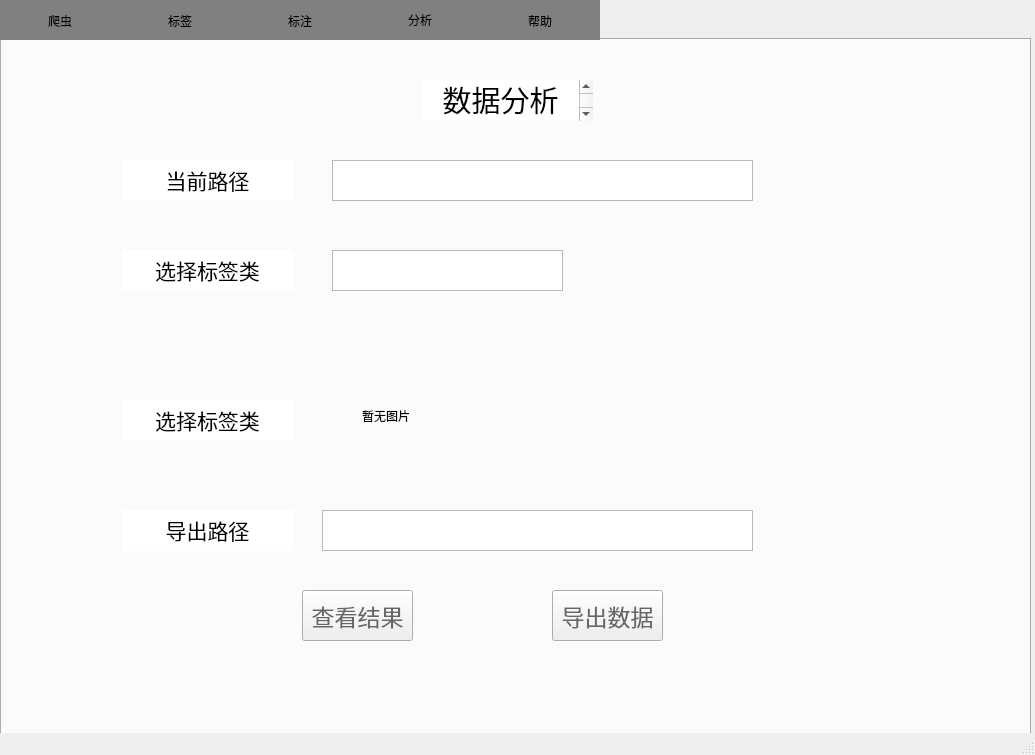
<?xml version="1.0" encoding="UTF-8"?>
<ui version="4.0">
 <class>MainWindow</class>
 <widget class="QMainWindow" name="MainWindow">
  <property name="geometry">
   <rect>
    <x>0</x>
    <y>0</y>
    <width>1035</width>
    <height>755</height>
   </rect>
  </property>
  <property name="windowTitle">
   <string>MainWindow</string>
  </property>
  <widget class="QWidget" name="centralwidget">
   <widget class="QTabWidget" name="tabWidget">
    <property name="geometry">
     <rect>
      <x>0</x>
      <y>0</y>
      <width>1031</width>
      <height>988</height>
     </rect>
    </property>
    <property name="styleSheet">
     <string notr="true">QTabBar::tab{width:120}
QTabBar::tab{height:40}
QTabBar::tab{ background-color: gray }</string>
    </property>
    <property name="currentIndex">
     <number>3</number>
    </property>
    <property name="iconSize">
     <size>
      <width>25</width>
      <height>25</height>
     </size>
    </property>
    <widget class="QWidget" name="tab">
     <attribute name="title">
      <string>爬虫</string>
     </attribute>
     <widget class="QTextBrowser" name="textBrowser">
      <property name="geometry">
       <rect>
        <x>420</x>
        <y>60</y>
        <width>171</width>
        <height>41</height>
       </rect>
      </property>
      <property name="styleSheet">
       <string notr="true">QTextBrowser{border-width:0;border-style:outset}</string>
      </property>
      <property name="html">
       <string>&lt;!DOCTYPE HTML PUBLIC &quot;-//W3C//DTD HTML 4.0//EN&quot; &quot;http://www.w3.org/TR/REC-html40/strict.dtd&quot;&gt;
&lt;html&gt;&lt;head&gt;&lt;meta name=&quot;qrichtext&quot; content=&quot;1&quot; /&gt;&lt;style type=&quot;text/css&quot;&gt;
p, li { white-space: pre-wrap; }
&lt;/style&gt;&lt;/head&gt;&lt;body style=&quot; font-family:'SimSun'; font-size:9pt; font-weight:400; font-style:normal;&quot;&gt;
&lt;p align=&quot;center&quot; style=&quot; margin-top:0px; margin-bottom:0px; margin-left:0px; margin-right:0px; -qt-block-indent:0; text-indent:0px;&quot;&gt;&lt;span style=&quot; font-size:22pt;&quot;&gt;数据爬取&lt;/span&gt;&lt;/p&gt;&lt;/body&gt;&lt;/html&gt;</string>
      </property>
     </widget>
     <widget class="QTextBrowser" name="textBrowser_2">
      <property name="geometry">
       <rect>
        <x>110</x>
        <y>170</y>
        <width>171</width>
        <height>41</height>
       </rect>
      </property>
      <property name="styleSheet">
       <string notr="true">QTextBrowser{border-width:0;border-style:outset}</string>
      </property>
      <property name="html">
       <string>&lt;!DOCTYPE HTML PUBLIC &quot;-//W3C//DTD HTML 4.0//EN&quot; &quot;http://www.w3.org/TR/REC-html40/strict.dtd&quot;&gt;
&lt;html&gt;&lt;head&gt;&lt;meta name=&quot;qrichtext&quot; content=&quot;1&quot; /&gt;&lt;style type=&quot;text/css&quot;&gt;
p, li { white-space: pre-wrap; }
&lt;/style&gt;&lt;/head&gt;&lt;body style=&quot; font-family:'SimSun'; font-size:9pt; font-weight:400; font-style:normal;&quot;&gt;
&lt;p align=&quot;center&quot; style=&quot; margin-top:0px; margin-bottom:0px; margin-left:0px; margin-right:0px; -qt-block-indent:0; text-indent:0px;&quot;&gt;&lt;span style=&quot; font-size:16pt;&quot;&gt;请输入网址：&lt;/span&gt;&lt;/p&gt;&lt;/body&gt;&lt;/html&gt;</string>
      </property>
     </widget>
     <widget class="QTextBrowser" name="textBrowser_3">
      <property name="geometry">
       <rect>
        <x>110</x>
        <y>300</y>
        <width>171</width>
        <height>41</height>
       </rect>
      </property>
      <property name="styleSheet">
       <string notr="true">QTextBrowser{border-width:0;border-style:outset}</string>
      </property>
      <property name="html">
       <string>&lt;!DOCTYPE HTML PUBLIC &quot;-//W3C//DTD HTML 4.0//EN&quot; &quot;http://www.w3.org/TR/REC-html40/strict.dtd&quot;&gt;
&lt;html&gt;&lt;head&gt;&lt;meta name=&quot;qrichtext&quot; content=&quot;1&quot; /&gt;&lt;style type=&quot;text/css&quot;&gt;
p, li { white-space: pre-wrap; }
&lt;/style&gt;&lt;/head&gt;&lt;body style=&quot; font-family:'SimSun'; font-size:9pt; font-weight:400; font-style:normal;&quot;&gt;
&lt;p align=&quot;center&quot; style=&quot; margin-top:0px; margin-bottom:0px; margin-left:0px; margin-right:0px; -qt-block-indent:0; text-indent:0px;&quot;&gt;&lt;span style=&quot; font-size:16pt;&quot;&gt;保存路径：&lt;/span&gt;&lt;/p&gt;&lt;/body&gt;&lt;/html&gt;</string>
      </property>
     </widget>
     <widget class="QTextEdit" name="textEdit">
      <property name="geometry">
       <rect>
        <x>330</x>
        <y>170</y>
        <width>361</width>
        <height>41</height>
       </rect>
      </property>
     </widget>
     <widget class="QTextEdit" name="textEdit_2">
      <property name="geometry">
       <rect>
        <x>330</x>
        <y>300</y>
        <width>361</width>
        <height>41</height>
       </rect>
      </property>
     </widget>
     <widget class="QPushButton" name="pushButton">
      <property name="geometry">
       <rect>
        <x>440</x>
        <y>420</y>
        <width>111</width>
        <height>51</height>
       </rect>
      </property>
      <property name="styleSheet">
       <string notr="true">QPushButton{ font-family:'Microsoft YaHei';font-size:23px;color:#666666;}</string>
      </property>
      <property name="text">
       <string>确定</string>
      </property>
     </widget>
    </widget>
    <widget class="QWidget" name="tab_3">
     <attribute name="title">
      <string>标签</string>
     </attribute>
     <widget class="QTextBrowser" name="textBrowser_4">
      <property name="geometry">
       <rect>
        <x>360</x>
        <y>30</y>
        <width>261</width>
        <height>51</height>
       </rect>
      </property>
      <property name="styleSheet">
       <string notr="true">QTextBrowser{border-width:0;border-style:outset}</string>
      </property>
      <property name="html">
       <string>&lt;!DOCTYPE HTML PUBLIC &quot;-//W3C//DTD HTML 4.0//EN&quot; &quot;http://www.w3.org/TR/REC-html40/strict.dtd&quot;&gt;
&lt;html&gt;&lt;head&gt;&lt;meta name=&quot;qrichtext&quot; content=&quot;1&quot; /&gt;&lt;style type=&quot;text/css&quot;&gt;
p, li { white-space: pre-wrap; }
&lt;/style&gt;&lt;/head&gt;&lt;body style=&quot; font-family:'SimSun'; font-size:9pt; font-weight:400; font-style:normal;&quot;&gt;
&lt;p align=&quot;center&quot; style=&quot; margin-top:0px; margin-bottom:0px; margin-left:0px; margin-right:0px; -qt-block-indent:0; text-indent:0px;&quot;&gt;&lt;span style=&quot; font-size:22pt;&quot;&gt;自定义标签类&lt;/span&gt;&lt;/p&gt;&lt;/body&gt;&lt;/html&gt;</string>
      </property>
     </widget>
     <widget class="QListWidget" name="listWidget">
      <property name="geometry">
       <rect>
        <x>140</x>
        <y>130</y>
        <width>231</width>
        <height>371</height>
       </rect>
      </property>
     </widget>
     <widget class="QListWidget" name="listWidget_2">
      <property name="geometry">
       <rect>
        <x>610</x>
        <y>130</y>
        <width>301</width>
        <height>371</height>
       </rect>
      </property>
     </widget>
     <widget class="QTextBrowser" name="textBrowser_5">
      <property name="geometry">
       <rect>
        <x>160</x>
        <y>80</y>
        <width>171</width>
        <height>41</height>
       </rect>
      </property>
      <property name="styleSheet">
       <string notr="true">QTextBrowser{border-width:0;border-style:outset}</string>
      </property>
      <property name="html">
       <string>&lt;!DOCTYPE HTML PUBLIC &quot;-//W3C//DTD HTML 4.0//EN&quot; &quot;http://www.w3.org/TR/REC-html40/strict.dtd&quot;&gt;
&lt;html&gt;&lt;head&gt;&lt;meta name=&quot;qrichtext&quot; content=&quot;1&quot; /&gt;&lt;style type=&quot;text/css&quot;&gt;
p, li { white-space: pre-wrap; }
&lt;/style&gt;&lt;/head&gt;&lt;body style=&quot; font-family:'SimSun'; font-size:9pt; font-weight:400; font-style:normal;&quot;&gt;
&lt;p align=&quot;center&quot; style=&quot; margin-top:0px; margin-bottom:0px; margin-left:0px; margin-right:0px; -qt-block-indent:0; text-indent:0px;&quot;&gt;&lt;span style=&quot; font-size:16pt;&quot;&gt;已有标签类&lt;/span&gt;&lt;/p&gt;&lt;/body&gt;&lt;/html&gt;</string>
      </property>
     </widget>
     <widget class="QPushButton" name="pushButton_2">
      <property name="geometry">
       <rect>
        <x>120</x>
        <y>530</y>
        <width>101</width>
        <height>41</height>
       </rect>
      </property>
      <property name="styleSheet">
       <string notr="true">QPushButton{ font-family:'Microsoft YaHei';font-size:18px;color:#666666;}</string>
      </property>
      <property name="text">
       <string>新增标签类</string>
      </property>
     </widget>
     <widget class="QPushButton" name="pushButton_3">
      <property name="geometry">
       <rect>
        <x>290</x>
        <y>530</y>
        <width>101</width>
        <height>41</height>
       </rect>
      </property>
      <property name="styleSheet">
       <string notr="true">QPushButton{ font-family:'Microsoft YaHei';font-size:18px;color:#666666;}</string>
      </property>
      <property name="text">
       <string>删除标签类</string>
      </property>
     </widget>
     <widget class="QPushButton" name="pushButton_4">
      <property name="geometry">
       <rect>
        <x>610</x>
        <y>530</y>
        <width>101</width>
        <height>41</height>
       </rect>
      </property>
      <property name="styleSheet">
       <string notr="true">QPushButton{ font-family:'Microsoft YaHei';font-size:18px;color:#666666;}</string>
      </property>
      <property name="text">
       <string>新增标签</string>
      </property>
     </widget>
     <widget class="QPushButton" name="pushButton_5">
      <property name="geometry">
       <rect>
        <x>800</x>
        <y>530</y>
        <width>101</width>
        <height>41</height>
       </rect>
      </property>
      <property name="styleSheet">
       <string notr="true">QPushButton{ font-family:'Microsoft YaHei';font-size:18px;color:#666666;}</string>
      </property>
      <property name="text">
       <string>删除标签</string>
      </property>
     </widget>
    </widget>
    <widget class="QWidget" name="tab_2">
     <attribute name="title">
      <string>标注</string>
     </attribute>
     <widget class="QTextBrowser" name="textBrowser_6">
      <property name="geometry">
       <rect>
        <x>450</x>
        <y>30</y>
        <width>151</width>
        <height>51</height>
       </rect>
      </property>
      <property name="styleSheet">
       <string notr="true">QTextBrowser{border-width:0;border-style:outset}</string>
      </property>
      <property name="html">
       <string>&lt;!DOCTYPE HTML PUBLIC &quot;-//W3C//DTD HTML 4.0//EN&quot; &quot;http://www.w3.org/TR/REC-html40/strict.dtd&quot;&gt;
&lt;html&gt;&lt;head&gt;&lt;meta name=&quot;qrichtext&quot; content=&quot;1&quot; /&gt;&lt;style type=&quot;text/css&quot;&gt;
p, li { white-space: pre-wrap; }
&lt;/style&gt;&lt;/head&gt;&lt;body style=&quot; font-family:'SimSun'; font-size:9pt; font-weight:400; font-style:normal;&quot;&gt;
&lt;p align=&quot;center&quot; style=&quot; margin-top:0px; margin-bottom:0px; margin-left:0px; margin-right:0px; -qt-block-indent:0; text-indent:0px;&quot;&gt;&lt;span style=&quot; font-size:22pt;&quot;&gt;数据标注&lt;/span&gt;&lt;/p&gt;&lt;/body&gt;&lt;/html&gt;</string>
      </property>
     </widget>
     <widget class="QTextBrowser" name="textBrowser_7">
      <property name="geometry">
       <rect>
        <x>10</x>
        <y>20</y>
        <width>101</width>
        <height>31</height>
       </rect>
      </property>
      <property name="styleSheet">
       <string notr="true">QTextBrowser{border-width:0;border-style:outset}</string>
      </property>
      <property name="html">
       <string>&lt;!DOCTYPE HTML PUBLIC &quot;-//W3C//DTD HTML 4.0//EN&quot; &quot;http://www.w3.org/TR/REC-html40/strict.dtd&quot;&gt;
&lt;html&gt;&lt;head&gt;&lt;meta name=&quot;qrichtext&quot; content=&quot;1&quot; /&gt;&lt;style type=&quot;text/css&quot;&gt;
p, li { white-space: pre-wrap; }
&lt;/style&gt;&lt;/head&gt;&lt;body style=&quot; font-family:'SimSun'; font-size:9pt; font-weight:400; font-style:normal;&quot;&gt;
&lt;p align=&quot;center&quot; style=&quot; margin-top:0px; margin-bottom:0px; margin-left:0px; margin-right:0px; -qt-block-indent:0; text-indent:0px;&quot;&gt;&lt;span style=&quot; font-size:12pt;&quot;&gt;当前路径&lt;/span&gt;&lt;/p&gt;&lt;/body&gt;&lt;/html&gt;</string>
      </property>
     </widget>
     <widget class="QTextEdit" name="textEdit_3">
      <property name="geometry">
       <rect>
        <x>100</x>
        <y>20</y>
        <width>251</width>
        <height>31</height>
       </rect>
      </property>
     </widget>
     <widget class="QTextBrowser" name="textBrowser_8">
      <property name="geometry">
       <rect>
        <x>0</x>
        <y>70</y>
        <width>101</width>
        <height>31</height>
       </rect>
      </property>
      <property name="styleSheet">
       <string notr="true">QTextBrowser{border-width:0;border-style:outset}</string>
      </property>
      <property name="html">
       <string>&lt;!DOCTYPE HTML PUBLIC &quot;-//W3C//DTD HTML 4.0//EN&quot; &quot;http://www.w3.org/TR/REC-html40/strict.dtd&quot;&gt;
&lt;html&gt;&lt;head&gt;&lt;meta name=&quot;qrichtext&quot; content=&quot;1&quot; /&gt;&lt;style type=&quot;text/css&quot;&gt;
p, li { white-space: pre-wrap; }
&lt;/style&gt;&lt;/head&gt;&lt;body style=&quot; font-family:'SimSun'; font-size:9pt; font-weight:400; font-style:normal;&quot;&gt;
&lt;p align=&quot;center&quot; style=&quot; margin-top:0px; margin-bottom:0px; margin-left:0px; margin-right:0px; -qt-block-indent:0; text-indent:0px;&quot;&gt;&lt;span style=&quot; font-size:12pt;&quot;&gt;当前标签类&lt;/span&gt;&lt;/p&gt;&lt;/body&gt;&lt;/html&gt;</string>
      </property>
     </widget>
     <widget class="QTextEdit" name="textEdit_4">
      <property name="geometry">
       <rect>
        <x>100</x>
        <y>60</y>
        <width>251</width>
        <height>31</height>
       </rect>
      </property>
     </widget>
     <widget class="QListWidget" name="listWidget_3">
      <property name="geometry">
       <rect>
        <x>0</x>
        <y>110</y>
        <width>761</width>
        <height>431</height>
       </rect>
      </property>
      <item>
       <property name="text">
        <string>评论</string>
       </property>
      </item>
     </widget>
     <widget class="QListWidget" name="listWidget_4">
      <property name="geometry">
       <rect>
        <x>760</x>
        <y>110</y>
        <width>271</width>
        <height>601</height>
       </rect>
      </property>
      <item>
       <property name="text">
        <string>标签</string>
       </property>
      </item>
     </widget>
    </widget>
    <widget class="QWidget" name="tab_4">
     <attribute name="title">
      <string>分析</string>
     </attribute>
     <widget class="QTextBrowser" name="textBrowser_9">
      <property name="geometry">
       <rect>
        <x>420</x>
        <y>40</y>
        <width>171</width>
        <height>41</height>
       </rect>
      </property>
      <property name="styleSheet">
       <string notr="true">QTextBrowser{border-width:0;border-style:outset}</string>
      </property>
      <property name="html">
       <string>&lt;!DOCTYPE HTML PUBLIC &quot;-//W3C//DTD HTML 4.0//EN&quot; &quot;http://www.w3.org/TR/REC-html40/strict.dtd&quot;&gt;
&lt;html&gt;&lt;head&gt;&lt;meta name=&quot;qrichtext&quot; content=&quot;1&quot; /&gt;&lt;style type=&quot;text/css&quot;&gt;
p, li { white-space: pre-wrap; }
&lt;/style&gt;&lt;/head&gt;&lt;body style=&quot; font-family:'SimSun'; font-size:9pt; font-weight:400; font-style:normal;&quot;&gt;
&lt;p align=&quot;center&quot; style=&quot; margin-top:0px; margin-bottom:0px; margin-left:0px; margin-right:0px; -qt-block-indent:0; text-indent:0px;&quot;&gt;&lt;span style=&quot; font-size:22pt;&quot;&gt;数据分析&lt;/span&gt;&lt;/p&gt;&lt;/body&gt;&lt;/html&gt;</string>
      </property>
     </widget>
     <widget class="QTextEdit" name="textEdit_5">
      <property name="geometry">
       <rect>
        <x>330</x>
        <y>120</y>
        <width>421</width>
        <height>41</height>
       </rect>
      </property>
     </widget>
     <widget class="QTextEdit" name="textEdit_6">
      <property name="geometry">
       <rect>
        <x>330</x>
        <y>210</y>
        <width>231</width>
        <height>41</height>
       </rect>
      </property>
     </widget>
     <widget class="QTextBrowser" name="textBrowser_10">
      <property name="geometry">
       <rect>
        <x>120</x>
        <y>120</y>
        <width>171</width>
        <height>41</height>
       </rect>
      </property>
      <property name="styleSheet">
       <string notr="true">QTextBrowser{border-width:0;border-style:outset}</string>
      </property>
      <property name="html">
       <string>&lt;!DOCTYPE HTML PUBLIC &quot;-//W3C//DTD HTML 4.0//EN&quot; &quot;http://www.w3.org/TR/REC-html40/strict.dtd&quot;&gt;
&lt;html&gt;&lt;head&gt;&lt;meta name=&quot;qrichtext&quot; content=&quot;1&quot; /&gt;&lt;style type=&quot;text/css&quot;&gt;
p, li { white-space: pre-wrap; }
&lt;/style&gt;&lt;/head&gt;&lt;body style=&quot; font-family:'SimSun'; font-size:9pt; font-weight:400; font-style:normal;&quot;&gt;
&lt;p align=&quot;center&quot; style=&quot; margin-top:0px; margin-bottom:0px; margin-left:0px; margin-right:0px; -qt-block-indent:0; text-indent:0px;&quot;&gt;&lt;span style=&quot; font-size:16pt;&quot;&gt;当前路径&lt;/span&gt;&lt;/p&gt;&lt;/body&gt;&lt;/html&gt;</string>
      </property>
     </widget>
     <widget class="QTextBrowser" name="textBrowser_11">
      <property name="geometry">
       <rect>
        <x>120</x>
        <y>210</y>
        <width>171</width>
        <height>41</height>
       </rect>
      </property>
      <property name="styleSheet">
       <string notr="true">QTextBrowser{border-width:0;border-style:outset}</string>
      </property>
      <property name="html">
       <string>&lt;!DOCTYPE HTML PUBLIC &quot;-//W3C//DTD HTML 4.0//EN&quot; &quot;http://www.w3.org/TR/REC-html40/strict.dtd&quot;&gt;
&lt;html&gt;&lt;head&gt;&lt;meta name=&quot;qrichtext&quot; content=&quot;1&quot; /&gt;&lt;style type=&quot;text/css&quot;&gt;
p, li { white-space: pre-wrap; }
&lt;/style&gt;&lt;/head&gt;&lt;body style=&quot; font-family:'SimSun'; font-size:9pt; font-weight:400; font-style:normal;&quot;&gt;
&lt;p align=&quot;center&quot; style=&quot; margin-top:0px; margin-bottom:0px; margin-left:0px; margin-right:0px; -qt-block-indent:0; text-indent:0px;&quot;&gt;&lt;span style=&quot; font-size:16pt;&quot;&gt;选择标签类&lt;/span&gt;&lt;/p&gt;&lt;/body&gt;&lt;/html&gt;</string>
      </property>
     </widget>
     <widget class="QLabel" name="label">
      <property name="geometry">
       <rect>
        <x>360</x>
        <y>310</y>
        <width>191</width>
        <height>131</height>
       </rect>
      </property>
      <property name="text">
       <string>暂无图片</string>
      </property>
     </widget>
     <widget class="QTextBrowser" name="textBrowser_12">
      <property name="geometry">
       <rect>
        <x>120</x>
        <y>470</y>
        <width>171</width>
        <height>41</height>
       </rect>
      </property>
      <property name="styleSheet">
       <string notr="true">QTextBrowser{border-width:0;border-style:outset}</string>
      </property>
      <property name="html">
       <string>&lt;!DOCTYPE HTML PUBLIC &quot;-//W3C//DTD HTML 4.0//EN&quot; &quot;http://www.w3.org/TR/REC-html40/strict.dtd&quot;&gt;
&lt;html&gt;&lt;head&gt;&lt;meta name=&quot;qrichtext&quot; content=&quot;1&quot; /&gt;&lt;style type=&quot;text/css&quot;&gt;
p, li { white-space: pre-wrap; }
&lt;/style&gt;&lt;/head&gt;&lt;body style=&quot; font-family:'SimSun'; font-size:9pt; font-weight:400; font-style:normal;&quot;&gt;
&lt;p align=&quot;center&quot; style=&quot; margin-top:0px; margin-bottom:0px; margin-left:0px; margin-right:0px; -qt-block-indent:0; text-indent:0px;&quot;&gt;&lt;span style=&quot; font-size:16pt;&quot;&gt;导出路径&lt;/span&gt;&lt;/p&gt;&lt;/body&gt;&lt;/html&gt;</string>
      </property>
     </widget>
     <widget class="QTextEdit" name="textEdit_7">
      <property name="geometry">
       <rect>
        <x>320</x>
        <y>470</y>
        <width>431</width>
        <height>41</height>
       </rect>
      </property>
     </widget>
     <widget class="QPushButton" name="pushButton_6">
      <property name="geometry">
       <rect>
        <x>300</x>
        <y>550</y>
        <width>111</width>
        <height>51</height>
       </rect>
      </property>
      <property name="styleSheet">
       <string notr="true">QPushButton{ font-family:'Microsoft YaHei';font-size:23px;color:#666666;}</string>
      </property>
      <property name="text">
       <string>查看结果</string>
      </property>
     </widget>
     <widget class="QPushButton" name="pushButton_7">
      <property name="geometry">
       <rect>
        <x>550</x>
        <y>550</y>
        <width>111</width>
        <height>51</height>
       </rect>
      </property>
      <property name="styleSheet">
       <string notr="true">QPushButton{ font-family:'Microsoft YaHei';font-size:23px;color:#666666;}</string>
      </property>
      <property name="text">
       <string>导出数据</string>
      </property>
     </widget>
     <widget class="QTextBrowser" name="textBrowser_13">
      <property name="geometry">
       <rect>
        <x>120</x>
        <y>360</y>
        <width>171</width>
        <height>41</height>
       </rect>
      </property>
      <property name="styleSheet">
       <string notr="true">QTextBrowser{border-width:0;border-style:outset}</string>
      </property>
      <property name="html">
       <string>&lt;!DOCTYPE HTML PUBLIC &quot;-//W3C//DTD HTML 4.0//EN&quot; &quot;http://www.w3.org/TR/REC-html40/strict.dtd&quot;&gt;
&lt;html&gt;&lt;head&gt;&lt;meta name=&quot;qrichtext&quot; content=&quot;1&quot; /&gt;&lt;style type=&quot;text/css&quot;&gt;
p, li { white-space: pre-wrap; }
&lt;/style&gt;&lt;/head&gt;&lt;body style=&quot; font-family:'SimSun'; font-size:9pt; font-weight:400; font-style:normal;&quot;&gt;
&lt;p align=&quot;center&quot; style=&quot; margin-top:0px; margin-bottom:0px; margin-left:0px; margin-right:0px; -qt-block-indent:0; text-indent:0px;&quot;&gt;&lt;span style=&quot; font-size:16pt;&quot;&gt;选择标签类&lt;/span&gt;&lt;/p&gt;&lt;/body&gt;&lt;/html&gt;</string>
      </property>
     </widget>
    </widget>
    <widget class="QWidget" name="tab_5">
     <attribute name="title">
      <string>帮助</string>
     </attribute>
    </widget>
   </widget>
  </widget>
  <widget class="QStatusBar" name="statusbar"/>
 </widget>
 <resources/>
 <connections/>
 <slots>
  <slot>goRemark()</slot>
 </slots>
</ui>
